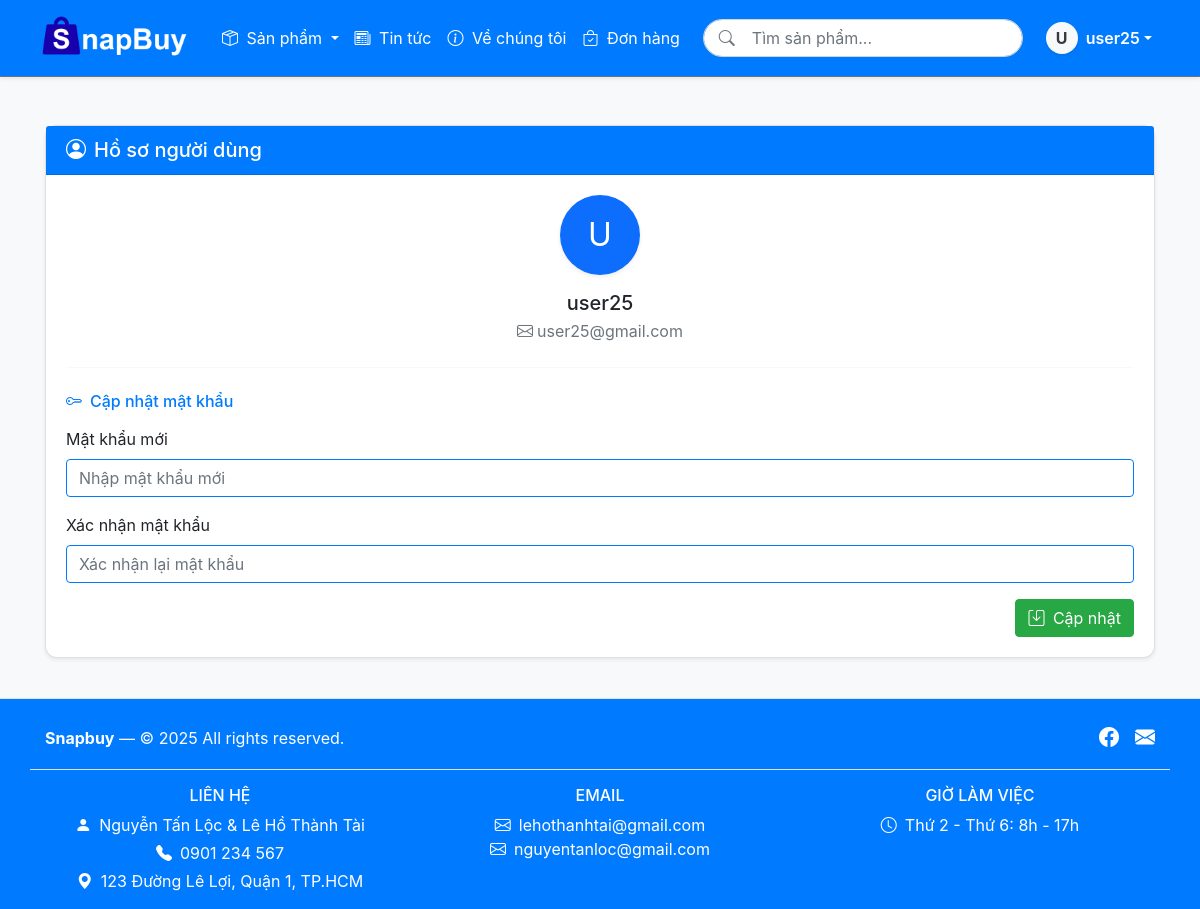
Page /user/profile (signed in) on the committed database.
### market/models.py (models this page shows, shortened)
class User(db.Model, UserMixin):
    id = db.Column(db.Integer(), primary_key=True)
    username = db.Column(db.String(length=30), nullable=False, unique=True)
    email = db.Column(db.String(length=50), nullable=False, unique=True)
    password_hash = db.Column(db.String(length=60), nullable=False)
    is_active = db.Column(db.Boolean(), default=True)
    role = db.Column(db.String(length=20), default='user')
    items = db.relationship('Item', backref='owner', lazy=True)
    created_at = db.Column(db.DateTime(), default=datetime.datetime.utcnow)
    @property
    def password(self):
        raise AttributeError("Password is write-only.")

### market/routes.py (the view, shortened to what this page needs)
@app.route('/user/profile', methods=['GET', 'POST'])
@login_required
def user_profile():
    if session.get('role') != 'user':
        flash("Bạn phải đăng nhập mới có quyền truy cập trang này", "danger")
        return redirect(url_for('market_page'))
    return render_template('/user/user_profile.html', user=current_user)

### market/models.py (called while the page is built)
@login_manager.user_loader
def load_user(user_id):
    return User.query.get(int(user_id))

### market/routes.py (called while the page is built)
@app.context_processor
def inject_cart_quantity():
    cart = session.get('cart', {})
    total_items = sum(cart.values())
    return dict(cart_quantity=total_items)

### market/templates/user/user_profile.html (shortened to what this page needs)
{% extends 'base_user.html' %}
{% block content %}
<div class="container mt-5">
  <div class="card shadow-sm card-profile">
    <div class="card-header bg-primary text-white d-flex align-items-center justify-content-between">
      <h5 class="mb-0"><i class="bi bi-person-circle me-2"></i>Hồ sơ người dùng</h5>
    </div>
    <div class="card-body">
      <div class="text-center mb-4">
        <div class="profile-avatar mx-auto shadow-sm">
          {{ user.username[0]|upper }}
        </div>
        <h5 class="mb-1">{{ user.username }}</h5>
        <p class="text-muted mb-0"><i class="bi bi-envelope me-1"></i>{{ user.email }}</p>
      </div>
      <hr class="mb-4">
      <h6 class="text-primary mb-3"><i class="bi bi-key me-2"></i>Cập nhật mật khẩu</h6>
      <form method="POST">
        <div class="mb-3">
          <label for="new_password" class="form-label">Mật khẩu mới</label>
          <input type="password" class="form-control border-primary" name="new_password" id="new_password" placeholder="Nhập mật khẩu mới" required>
        </div>
        <div class="mb-3">
          <label for="confirm_password" class="form-label">Xác nhận mật khẩu</label>
          <input type="password" class="form-control border-primary" name="confirm_password" id="confirm_password" placeholder="Xác nhận lại mật khẩu" required>
        </div>
        <div class="text-end">
          <button type="submit" class="btn btn-success"><i class="bi bi-save me-1"></i> Cập nhật</button>
        </div>
      </form>
    </div>
  </div>
</div>
{% endblock %}

### market/templates/base_user.html (shortened to what this page needs)
<!doctype html>
<html lang="en">
  <head>
    <link href="https://cdn.jsdelivr.net/npm/bootstrap@5.3.0/dist/css/bootstrap.min.css" rel="stylesheet">
      <link rel="stylesheet" href="https://cdn.jsdelivr.net/npm/bootstrap@4.5.3/dist/css/bootstrap.min.css">
    <link rel="stylesheet" href="https://cdn.jsdelivr.net/npm/bootstrap-icons@1.11.0/font/bootstrap-icons.css">
  </head>
  <body class="d-flex flex-column min-vh-100">
    <nav class="navbar navbar-expand-lg navbar-dark bg-dark shadow-sm border-bottom border-secondary">
  <div class="container-fluid px-4">
    <a class="navbar-brand d-flex align-items-center fw-bold" href="{{ url_for('market_page') }}">
      <img src="{{ url_for('static', filename='images/logo.png') }}" alt="SnapBuy Logo" width="150" class="me-2">
    </a>
    <div class="collapse navbar-collapse" id="navbarNav">
      <ul class="navbar-nav me-auto mb-2 mb-lg-0">
        <li class="nav-item dropdown">
  <a class="nav-link dropdown-toggle" href="#" id="productDropdown" role="button" data-bs-toggle="dropdown" aria-expanded="false">
    <i class="bi bi-box-seam me-1"></i> Sản phẩm
  </a>
</li>
        <li class="nav-item">
  <a class="nav-link" href="{{ url_for('news_page') }}">
    <i class="bi bi-newspaper me-1"></i> Tin tức
  </a>
</li>
<li class="nav-item">
  <a class="nav-link" href="{{ url_for('about_us') }}">
    <i class="bi bi-info-circle me-1"></i> Về chúng tôi
  </a>
</li>
{% if current_user.is_authenticated and session['role'] == 'user' %}
<li class="nav-item">
  <a class="nav-link" href="{{ url_for('view_orders') }}">
    <i class="bi bi-bag-check me-1"></i> Đơn hàng
  </a>
</li>
{% endif %}
      </ul>
      <form class="d-none d-lg-flex position-relative mx-auto" method="GET" action="{{ url_for('search_product') }}" style="width: 320px;">
  <span class="position-absolute top-50 start-0 translate-middle-y ms-3 text-muted"><i class="bi bi-search"></i></span>
  <input class="form-control ps-5 rounded-pill" type="search" name="q" placeholder="Tìm sản phẩm..." aria-label="Search">
</form>
      <ul class="navbar-nav ms-auto mb-2 mb-lg-0 align-items-center">
        {% if current_user.is_authenticated %}
          <li class="nav-item dropdown">
  <a class="nav-link dropdown-toggle d-flex align-items-center" href="#" id="userDropdown" role="button" data-bs-toggle="dropdown" aria-expanded="false">
    <div class="rounded-circle bg-light text-dark d-flex justify-content-center align-items-center me-2 shadow-sm" style="width: 32px; height: 32px; font-weight: bold;">
      {{ current_user.username[0]|upper }}
    </div>
    <span class="fw-semibold">{{ current_user.username }}</span>
  </a>
</li>
        {% else %}
          <li class="nav-item"><a class="nav-link" href="{{ url_for('login_by_user') }}">Login</a></li>
          <li class="nav-item"><a class="nav-link" href="{{ url_for('register_user') }}">Register</a></li>
        {% endif %}
      </ul>
    </div>
  </div>
</nav>
      <main class="flex-fill" style="padding-bottom: 40px;">
        {% block content %}
        {% endblock %}
      </main>
  <footer class="text-white pt-4 mt-auto border-top">
  <div class="container">
    <div class="d-flex flex-column flex-md-row justify-content-between align-items-center mb-3">
      <div class="text-center text-md-start mb-2 mb-md-0">
        <strong>Snapbuy</strong> &mdash; © 2025 All rights reserved.
      </div>
      <div class="d-flex justify-content-center gap-3">
        <a href="#" target="_blank" class="text-white social-icon">
          <i class="bi bi-facebook fs-5"></i>
        </a>
        <a href="#" class="text-white social-icon">
          <i class="bi bi-envelope-fill fs-5"></i>
        </a>
      </div>
    </div>
    <div class="row text-center text-md-start border-top pt-3">
      <div class="col-md-4 mb-3">
        <h6 class="text-uppercase">Liên hệ</h6>
        <p class="mb-1"><i class="bi bi-person-fill me-2"></i>Nguyễn Tấn Lộc & Lê Hồ Thành Tài</p>
        <p class="mb-1"><i class="bi bi-telephone-fill me-2"></i>0901 234 567</p>
        <p class="mb-0"><i class="bi bi-geo-alt-fill me-2"></i>123 Đường Lê Lợi, Quận 1, TP.HCM</p>
      </div>
      <div class="col-md-4 mb-3">
        <h6 class="text-uppercase">Email</h6>
        <p class="mb-0"><i class="bi bi-envelope me-2"></i>lehothanhtai@gmail.com</p>
        <p class="mb-0"><i class="bi bi-envelope me-2"></i>nguyentanloc@gmail.com</p>
      </div>
      <div class="col-md-4 mb-3">
        <h6 class="text-uppercase">Giờ làm việc</h6>
        <p class="mb-0"><i class="bi bi-clock me-2"></i>Thứ 2 - Thứ 6: 8h - 17h</p>
      </div>
    </div>
  </div>
</footer>
  </body>
</html>

### market/templates/base_user.html (style rules this page uses)
:root { --primary-color: #007bff; --hover-color: #0056b3; --secondary-color: #6c757d; --background-color: #f8f9fa; --text-color: #212529; --border-color: #dee2e6; --card-bg: #ffffff; }
body { background-color: var(--background-color); color: var(--text-color); }
.navbar { background-color: var(--primary-color) !important; }
.navbar .nav-link, .navbar-brand { color: #fff !important; }
footer { background-color: var(--primary-color) !important; color: white; }
footer a { color: white; transition: color 0.2s; }

### market/templates/user/user_profile.html (style rules this page uses)
.profile-avatar { width: 80px; height: 80px; font-size: 2rem; background-color: #0d6efd; color: white; border-radius: 50%; display: flex; align-items: center; justify-content: center; margin-bottom: 1rem; }
.card-profile { border-radius: 12px; animation: fadeIn 0.5s ease; }

### rows in the picture
User: username "U", username "user25", email "user25@gmail.com"
